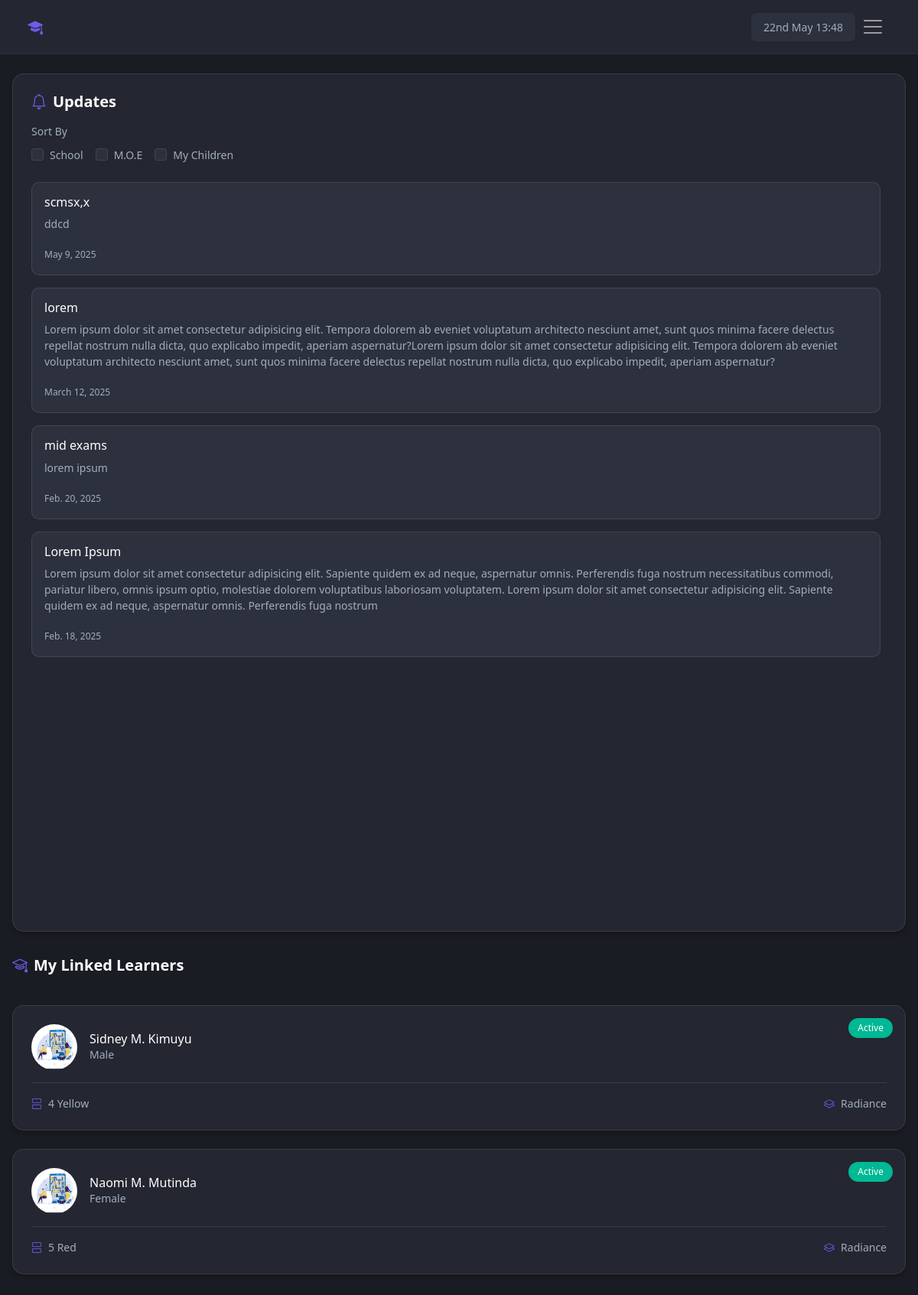
/Guardian/Parent (signed in), run on the app's committed database.
### Supervisor/models.py (models this page shows, shortened)
class Updates(models.Model):
    ministry = models.CharField(max_length=100, null=True)
    created_by = models.ForeignKey(MyUser,null=True, on_delete=models.CASCADE)
    title = models.CharField(max_length=300)
    description = models.TextField(max_length=500)
    date = models.DateField(auto_now=True)
    is_read = models.BooleanField(default=False)
    read_by = models.ManyToManyField(MyUser, related_name='read_by')
    user = models.ManyToManyField(Students)
    file = models.FileField(upload_to='Updates/', null=True, blank=True)
    school = models.ForeignKey(Schools,null=True, blank=True, on_delete=models.CASCADE)

### Users/models.py (models this page shows, shortened)
class Students(models.Model):
    school = models.ForeignKey(Schools, on_delete=models.CASCADE)
    adm_no = models.CharField(max_length=30, unique=True)
    date = models.DateField(auto_now=True)
    is_active = models.BooleanField(default=True)

class StudentProfile(models.Model):
    user = models.OneToOneField(Students, on_delete=models.CASCADE)
    f_name = models.CharField(max_length=30)
    is_boarder = models.BooleanField(default=False)
    location = models.CharField(max_length=100, blank=True)
    l_name = models.CharField(max_length=30)
    surname = models.CharField(max_length=30, blank=True)
    gender = models.CharField(max_length=10, blank=True)
    def get_names(self):
        first = self.f_name
        last = self.l_name
        surname = self.surname
        if first or last or surname:
            if last:
                last = last[0]
            return first.title() + ' ' + last.title() + '.' + ' ' + surname.title()
        else:
            return self.user.adm_no

class AcademicProfile(models.Model):
    user = models.OneToOneField(Students, on_delete=models.CASCADE)
    current_class = models.ForeignKey(Classes, on_delete=models.CASCADE)

class Classes(models.Model):
    school = models.ForeignKey(Schools, on_delete=models.CASCADE)
    class_id = models.UUIDField(default=uuid.uuid4, unique=True)
    grade = models.CharField(max_length=10)
    name = models.CharField(max_length=100)
    year = models.PositiveIntegerField(default=2025)
    is_active = models.BooleanField(default=True)
    class_teacher = models.ForeignKey(MyUser, null=True, blank=True, on_delete=models.SET_NULL)
    def __str__(self):
        return str(self.name)

### Guardian/views.py (the view, shortened to what this page needs)
# urls.py: path('Parent', GuardianHome.as_view(), name='guardian-home'),
class GuardianHome(LoginRequiredMixin, IsGuardian, TemplateView):
    template_name = 'Guardian/guardian_home.html'
    def get_context_data(self, **kwargs):
        context = super(GuardianHome, self).get_context_data(**kwargs)
        user = self.request.user  # get user
        try:
            my_kids = MyKids.objects.get(user=user)  # get linked kids account
            mykids = my_kids.kids.all()
            school_filter = self.request.GET.get('school_filter') == 'false'
            updates_query = Q(user__in=mykids) | Q(school__in=mykids.values_list('school'), user=None)
            if school_filter:
                updates_query &= Q(ministry=F('School'))
            context['updates'] = Updates.objects.filter(updates_query).order_by('-id')
            if not my_kids.kids.all():
                messages.error(self.request, f'We could not find any students linked to you.')
            else:
                context['kids'] = my_kids
            context['school_filter'] = school_filter
        except MyKids.DoesNotExist:
            pass
        return context

### Guardian/views.py (called while the page is built)
    def test_func(self):
        if self.request.user.is_authenticated:
            return self.request.user.role == 'Guardian'
        else:
            return False

### Users/models.py (called while the page is built)
    def __str__(self):
        return str(self.id_number)

    def __str__(self):
        return str(self.user)

    def get_names(self):
        first = self.f_name
        last = self.l_name
        surname = self.surname
        if first or last or surname:
            if last:
                last = last[0]
            return first.title() + ' ' + last.title() + '.' + ' ' + surname.title()
        else:
            return self.user

### Guardian/templates/Guardian/guardian_home.html (shortened to what this page needs)
{% extends 'Guardian/baseg.html' %}
{% load static %}
{% block content %}
<div class="container">
    <div class="main-container">
        <div class="card">
            <h5 class="card-title">
                <i class="bi bi-bell"></i> Updates
            </h5>
            <div class="filter-section">
                <div class="filter-label">Sort By</div>
                <div class="filter-options">
                    <div class="form-check">
                        <input class="form-check-input" type="checkbox" id="schoolFilter" {% if school_filter %}checked{% endif %}>
                        <label class="form-check-label" for="schoolFilter">School</label>
                    </div>
                    <div class="form-check">
                        <input class="form-check-input" type="checkbox" id="moeFilter">
                        <label class="form-check-label" for="moeFilter">M.O.E</label>
                    </div>
                    <div class="form-check">
                        <input class="form-check-input" type="checkbox" id="childrenFilter">
                        <label class="form-check-label" for="childrenFilter">My Children</label>
                    </div>
                </div>
            </div>
            <div class="updates-list" id="updatesList">
                {% for update in updates %}
                <a href="{% url 'notification' update.id %}" class="text-decoration-none">
                    <div class="update-card">
                        <h6 class="update-title">{{ update.title }}</h6>
                        <p class="update-description">{{ update.description }}</p>
                        <span class="update-date">{{ update.date }}</span>
                    </div>
                </a>
                {% endfor %}
            </div>
        </div>
        <div class="students-section">
            <h5 class="card-title">
                <i class="bi bi-mortarboard"></i> My Linked Learners
            </h5>
            {% for kid in kids.kids.all %}
            <a href="{% url 'students-profile' kid.adm_no %}" class="text-decoration-none">
                <div class="student-card">
                    <span class="student-status status-active">Active</span>
                    <div class="student-info">
                        <img src="{% static 'Users/child.jpg' %}" alt="{{ kid.studentprofile.get_names }}" class="student-avatar">
                        <div class="student-details">
                            <h6>{{ kid.studentprofile.get_names }}</h6>
                            <p>{{ kid.studentprofile.gender }}</p>
                        </div>
                    </div>
                    <div class="student-meta">
                        <div class="meta-item">
                            <i class="bi bi-view-stacked"></i>
                            {{ kid.academicprofile.current_class.grade }} {{ kid.academicprofile.current_class }}
                        </div>
                        <div class="meta-item">
                            <i class="bi bi-layers"></i>
                            Radiance
                        </div>
                    </div>
                </div>
            </a>
            {% endfor %}
        </div>
    </div>
</div>
{% endblock %}

### Guardian/templates/Guardian/baseg.html (style rules this page uses)
:root { --bg-dark: #0f172a; --bg-card: #1e293b; --bg-card-hover: #334155; --primary-color: #6366f1; --secondary-color: #818cf8; --text-primary: #f8fafc; --text-secondary: #94a3b8; --danger-color: #ef4444; --success-color: #22c55e; --warning-color: #f59e0b; --card-shadow: 0 4px 6px -1px rgba(0, 0, 0, 0.2); }
body { background-color: var(--bg-dark); color: var(--text-primary); }

### Guardian/templates/Guardian/guardian_home.html (style rules this page uses)
:root { --bg-dark: #1a1c23; --bg-card: #242631; --bg-card-hover: #2d303d; --primary-color: #6c5ce7; --secondary-color: #a29bfe; --accent-color: #fd79a8; --text-primary: #ffffff; --text-secondary: #a0aec0; --success-color: #00b894; --warning-color: #fdcb6e; --danger-color: #d63031; --card-shadow: 0 4px 6px rgba(0, 0, 0, 0.2); --gradient-bg: linear-gradient(135deg, var(--primary-color), var(--secondary-color)); }
.container { max-width: 1400px; margin: 6rem auto 2rem; padding: 0 1rem; }
.main-container { display: grid; grid-template-columns: 1fr 1.5fr 1fr; gap: 2rem; color: var(--text-primary); }
.card { background: var(--bg-card); border-radius: 15px; padding: 1.5rem; box-shadow: var(--card-shadow); border: 1px solid rgba(255, 255, 255, 0.1); height: fit-content; }
.card-title { color: var(--text-primary); font-size: 1.25rem; font-weight: 600; margin-bottom: 1rem; display: flex; align-items: center; gap: 0.5rem; }
.card-title i { color: var(--primary-color); }
.filter-section { margin-bottom: 1.5rem; }
.filter-label { color: var(--text-secondary); font-size: 0.875rem; margin-bottom: 0.5rem; }
.filter-options { display: flex; gap: 1rem; flex-wrap: wrap; }
.form-check { margin: 0; }
.form-check-input { background-color: var(--bg-card-hover); border-color: rgba(255, 255, 255, 0.1); }
.form-check-label { color: var(--text-secondary); font-size: 0.875rem; }
.updates-list { display: flex; flex-direction: column; gap: 1rem; height: 70vh; overflow-y: scroll; padding-right: 0.5rem; }
.update-card { background: var(--bg-card-hover); border-radius: 10px; padding: 1rem; transition: all 0.3s ease; border: 1px solid rgba(255, 255, 255, 0.1); }
.update-title { color: var(--text-primary); font-size: 1rem; font-weight: 500; margin-bottom: 0.5rem; }
.update-description { color: var(--text-secondary); font-size: 0.875rem; margin-bottom: 1rem; display: -webkit-box; -webkit-line-clamp: 3; -webkit-box-orient: vertical; overflow: hidden; }
.update-date { color: var(--text-secondary); font-size: 0.75rem; }
.students-section { display: flex; flex-direction: column; gap: 1.5rem; }
.student-card { background: var(--bg-card); border-radius: 15px; padding: 1.5rem; box-shadow: var(--card-shadow); border: 1px solid rgba(255, 255, 255, 0.1); transition: all 0.3s ease; position: relative; }
.student-status { position: absolute; top: 1rem; right: 1rem; padding: 0.25rem 0.75rem; border-radius: 20px; font-size: 0.75rem; font-weight: 500; }
.status-active { background: var(--success-color); color: var(--text-primary); }
.student-info { display: flex; align-items: center; gap: 1rem; margin-bottom: 1rem; }
.student-avatar { width: 60px; height: 60px; border-radius: 50%; object-fit: cover; }
.student-details h6 { color: var(--text-primary); margin: 0; font-size: 1rem; }
.student-details p { color: var(--text-secondary); margin: 0; font-size: 0.875rem; }
.student-meta { display: flex; justify-content: space-between; align-items: center; margin-top: 1rem; padding-top: 1rem; border-top: 1px solid rgba(255, 255, 255, 0.1); }
.meta-item { display: flex; align-items: center; gap: 0.5rem; color: var(--text-secondary); font-size: 0.875rem; }
.meta-item i { color: var(--primary-color); }
@media (max-width: 1200px) { .main-container { grid-template-columns: 1fr; } }

### data on the page
Updates: title "scmsx,x", description "ddcd", date "May 9, 2025"
Updates: title "lorem", description "Lorem ipsum dolor sit amet consectetur adipisicing elit. Tempora dolorem ab eveniet voluptatum architecto nesciunt amet, sunt quos minima facere delectus repellat nostrum nulla dicta, quo explicabo impedit, aperiam aspernatur?Lorem ipsum dolor sit amet consectetur adipisicing elit. Tempora dolorem ab eveniet voluptatum architecto nesciunt amet, sunt quos minima facere delectus repellat nostrum nulla dicta, quo explicabo impedit, aperiam aspernatur?", date "March 12, 2025"
Updates: title "mid exams", description "lorem ipsum", date "Feb. 20, 2025"
Updates: title "Lorem Ipsum", description "Lorem ipsum dolor sit amet consectetur adipisicing elit. Sapiente quidem ex ad neque, aspernatur omnis. Perferendis fuga nostrum necessitatibus commodi, pariatur libero, omnis ipsum optio, molestiae dolorem voluptatibus laboriosam voluptatem. Lorem ipsum dolor sit amet consectetur adipisicing elit. Sapiente quidem ex ad neque, aspernatur omnis. Perferendis fuga nostrum", date "Feb. 18, 2025"
Students: studentprofile.get_names "Sidney M. Kimuyu", studentprofile.gender "Male", academicprofile.current_class.grade "4", academicprofile.current_class "Yellow"
Students: studentprofile.get_names "Naomi M. Mutinda", studentprofile.gender "Female", academicprofile.current_class.grade "5", academicprofile.current_class "Red"
